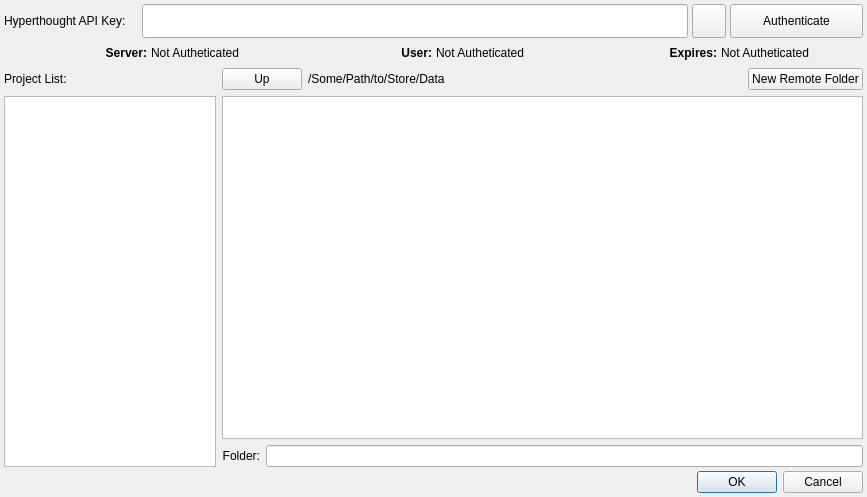
<?xml version="1.0" encoding="UTF-8"?>
<ui version="4.0">
 <class>HyperthoughtDialog</class>
 <widget class="QDialog" name="HyperthoughtDialog">
  <property name="geometry">
   <rect>
    <x>0</x>
    <y>0</y>
    <width>867</width>
    <height>497</height>
   </rect>
  </property>
  <property name="sizePolicy">
   <sizepolicy hsizetype="Preferred" vsizetype="Preferred">
    <horstretch>0</horstretch>
    <verstretch>0</verstretch>
   </sizepolicy>
  </property>
  <property name="windowTitle">
   <string/>
  </property>
  <property name="modal">
   <bool>true</bool>
  </property>
  <layout class="QGridLayout" name="gridLayout">
   <property name="leftMargin">
    <number>4</number>
   </property>
   <property name="topMargin">
    <number>4</number>
   </property>
   <property name="rightMargin">
    <number>4</number>
   </property>
   <property name="bottomMargin">
    <number>4</number>
   </property>
   <property name="spacing">
    <number>4</number>
   </property>
   <item row="1" column="0" colspan="7">
    <layout class="QHBoxLayout" name="horizontalLayout_3">
     <property name="leftMargin">
      <number>4</number>
     </property>
     <property name="topMargin">
      <number>4</number>
     </property>
     <property name="rightMargin">
      <number>4</number>
     </property>
     <property name="bottomMargin">
      <number>4</number>
     </property>
     <item>
      <widget class="QLabel" name="label">
       <property name="font">
        <font>
         <weight>75</weight>
         <bold>true</bold>
        </font>
       </property>
       <property name="text">
        <string>Server:</string>
       </property>
       <property name="alignment">
        <set>Qt::AlignRight|Qt::AlignTrailing|Qt::AlignVCenter</set>
       </property>
      </widget>
     </item>
     <item>
      <widget class="QLabel" name="ht_server_url">
       <property name="text">
        <string>Not Autheticated</string>
       </property>
      </widget>
     </item>
     <item>
      <widget class="QLabel" name="label_3">
       <property name="font">
        <font>
         <weight>75</weight>
         <bold>true</bold>
        </font>
       </property>
       <property name="text">
        <string>User:</string>
       </property>
       <property name="alignment">
        <set>Qt::AlignRight|Qt::AlignTrailing|Qt::AlignVCenter</set>
       </property>
      </widget>
     </item>
     <item>
      <widget class="QLabel" name="ht_username">
       <property name="text">
        <string>Not Autheticated</string>
       </property>
      </widget>
     </item>
     <item>
      <widget class="QLabel" name="label_2">
       <property name="font">
        <font>
         <weight>75</weight>
         <bold>true</bold>
        </font>
       </property>
       <property name="text">
        <string>Expires:</string>
       </property>
       <property name="alignment">
        <set>Qt::AlignRight|Qt::AlignTrailing|Qt::AlignVCenter</set>
       </property>
      </widget>
     </item>
     <item>
      <widget class="QLabel" name="token_expiration">
       <property name="text">
        <string>Not Autheticated</string>
       </property>
      </widget>
     </item>
    </layout>
   </item>
   <item row="5" column="0" colspan="4">
    <spacer name="horizontalSpacer">
     <property name="orientation">
      <enum>Qt::Horizontal</enum>
     </property>
     <property name="sizeHint" stdset="0">
      <size>
       <width>380</width>
       <height>20</height>
      </size>
     </property>
    </spacer>
   </item>
   <item row="2" column="0" colspan="7">
    <layout class="QGridLayout" name="gridLayout_2" columnstretch="33,100">
     <property name="topMargin">
      <number>0</number>
     </property>
     <property name="rightMargin">
      <number>0</number>
     </property>
     <property name="bottomMargin">
      <number>0</number>
     </property>
     <property name="spacing">
      <number>6</number>
     </property>
     <item row="0" column="1">
      <layout class="QHBoxLayout" name="horizontalLayout_5">
       <item>
        <widget class="QPushButton" name="parentDirectoryButton">
         <property name="toolTip">
          <string>Move Up a Directory</string>
         </property>
         <property name="statusTip">
          <string/>
         </property>
         <property name="text">
          <string>Up</string>
         </property>
         <property name="icon">
          <iconset resource="resources.qrc">
           <normaloff>:/resources/Images/arrow-top.png</normaloff>:/resources/Images/arrow-top.png</iconset>
         </property>
         <property name="iconSize">
          <size>
           <width>16</width>
           <height>16</height>
          </size>
         </property>
        </widget>
       </item>
       <item>
        <widget class="QLabel" name="breadcrumbLabel">
         <property name="sizePolicy">
          <sizepolicy hsizetype="Expanding" vsizetype="Preferred">
           <horstretch>0</horstretch>
           <verstretch>0</verstretch>
          </sizepolicy>
         </property>
         <property name="minimumSize">
          <size>
           <width>0</width>
           <height>0</height>
          </size>
         </property>
         <property name="text">
          <string>/Some/Path/to/Store/Data</string>
         </property>
        </widget>
       </item>
       <item>
        <spacer name="horizontalSpacer_2">
         <property name="orientation">
          <enum>Qt::Horizontal</enum>
         </property>
         <property name="sizeType">
          <enum>QSizePolicy::Minimum</enum>
         </property>
         <property name="sizeHint" stdset="0">
          <size>
           <width>20</width>
           <height>20</height>
          </size>
         </property>
        </spacer>
       </item>
       <item>
        <widget class="QPushButton" name="newFolderButton">
         <property name="toolTip">
          <string>Create Remote Folder</string>
         </property>
         <property name="text">
          <string>New Remote Folder</string>
         </property>
         <property name="icon">
          <iconset resource="resources.qrc">
           <normaloff>:/resources/Images/folder@2x.png</normaloff>:/resources/Images/folder@2x.png</iconset>
         </property>
         <property name="iconSize">
          <size>
           <width>16</width>
           <height>16</height>
          </size>
         </property>
        </widget>
       </item>
      </layout>
     </item>
     <item row="0" column="0">
      <widget class="QLabel" name="label_4">
       <property name="text">
        <string>Project List:</string>
       </property>
      </widget>
     </item>
     <item row="2" column="1">
      <layout class="QHBoxLayout" name="horizontalLayout">
       <property name="bottomMargin">
        <number>0</number>
       </property>
       <item>
        <widget class="QLabel" name="locationLabel">
         <property name="text">
          <string>Folder:</string>
         </property>
         <property name="alignment">
          <set>Qt::AlignRight|Qt::AlignTrailing|Qt::AlignVCenter</set>
         </property>
        </widget>
       </item>
       <item>
        <widget class="QLineEdit" name="selectedFolderLabel"/>
       </item>
      </layout>
     </item>
     <item row="1" column="0" rowspan="2">
      <widget class="QListWidget" name="projectListView"/>
     </item>
     <item row="1" column="1">
      <widget class="DeselectableTableView" name="folderListView">
       <property name="editTriggers">
        <set>QAbstractItemView::NoEditTriggers</set>
       </property>
       <property name="alternatingRowColors">
        <bool>false</bool>
       </property>
       <property name="selectionMode">
        <enum>QAbstractItemView::SingleSelection</enum>
       </property>
       <property name="selectionBehavior">
        <enum>QAbstractItemView::SelectRows</enum>
       </property>
       <property name="showGrid">
        <bool>false</bool>
       </property>
       <property name="cornerButtonEnabled">
        <bool>false</bool>
       </property>
       <attribute name="horizontalHeaderCascadingSectionResizes">
        <bool>true</bool>
       </attribute>
       <attribute name="horizontalHeaderMinimumSectionSize">
        <number>100</number>
       </attribute>
       <attribute name="horizontalHeaderStretchLastSection">
        <bool>true</bool>
       </attribute>
       <attribute name="verticalHeaderVisible">
        <bool>false</bool>
       </attribute>
      </widget>
     </item>
    </layout>
   </item>
   <item row="5" column="4" colspan="3">
    <widget class="QDialogButtonBox" name="buttonBox">
     <property name="sizePolicy">
      <sizepolicy hsizetype="Preferred" vsizetype="Minimum">
       <horstretch>0</horstretch>
       <verstretch>0</verstretch>
      </sizepolicy>
     </property>
     <property name="orientation">
      <enum>Qt::Horizontal</enum>
     </property>
     <property name="standardButtons">
      <set>QDialogButtonBox::Cancel|QDialogButtonBox::Ok</set>
     </property>
    </widget>
   </item>
   <item row="0" column="6">
    <widget class="QPushButton" name="apiKeyButton">
     <property name="sizePolicy">
      <sizepolicy hsizetype="Preferred" vsizetype="Preferred">
       <horstretch>0</horstretch>
       <verstretch>0</verstretch>
      </sizepolicy>
     </property>
     <property name="text">
      <string>Authenticate</string>
     </property>
    </widget>
   </item>
   <item row="0" column="5">
    <widget class="QPushButton" name="pasteFromClipboardBtn">
     <property name="sizePolicy">
      <sizepolicy hsizetype="Fixed" vsizetype="Fixed">
       <horstretch>0</horstretch>
       <verstretch>0</verstretch>
      </sizepolicy>
     </property>
     <property name="minimumSize">
      <size>
       <width>34</width>
       <height>34</height>
      </size>
     </property>
     <property name="maximumSize">
      <size>
       <width>34</width>
       <height>34</height>
      </size>
     </property>
     <property name="toolTip">
      <string>Click to paste your API key that is on the clipboard</string>
     </property>
     <property name="text">
      <string/>
     </property>
     <property name="icon">
      <iconset resource="resources.qrc">
       <normaloff>:/resources/Images/key@2x.png</normaloff>:/resources/Images/key@2x.png</iconset>
     </property>
     <property name="iconSize">
      <size>
       <width>16</width>
       <height>16</height>
      </size>
     </property>
    </widget>
   </item>
   <item row="0" column="0">
    <widget class="QLabel" name="apiKeyLabel">
     <property name="text">
      <string>Hyperthought API Key:</string>
     </property>
    </widget>
   </item>
   <item row="0" column="1" colspan="4">
    <widget class="QLineEdit" name="apiKeyLineEdit">
     <property name="sizePolicy">
      <sizepolicy hsizetype="Expanding" vsizetype="Preferred">
       <horstretch>0</horstretch>
       <verstretch>0</verstretch>
      </sizepolicy>
     </property>
     <property name="minimumSize">
      <size>
       <width>0</width>
       <height>0</height>
      </size>
     </property>
    </widget>
   </item>
  </layout>
 </widget>
 <customwidgets>
  <customwidget>
   <class>DeselectableTableView</class>
   <extends>QTableView</extends>
   <header location="global">ht_widgets.deselectable_table_view</header>
  </customwidget>
 </customwidgets>
 <resources>
  <include location="resources.qrc"/>
 </resources>
 <connections>
  <connection>
   <sender>buttonBox</sender>
   <signal>accepted()</signal>
   <receiver>HyperthoughtDialog</receiver>
   <slot>accept()</slot>
   <hints>
    <hint type="sourcelabel">
     <x>248</x>
     <y>254</y>
    </hint>
    <hint type="destinationlabel">
     <x>157</x>
     <y>274</y>
    </hint>
   </hints>
  </connection>
  <connection>
   <sender>buttonBox</sender>
   <signal>rejected()</signal>
   <receiver>HyperthoughtDialog</receiver>
   <slot>reject()</slot>
   <hints>
    <hint type="sourcelabel">
     <x>316</x>
     <y>260</y>
    </hint>
    <hint type="destinationlabel">
     <x>286</x>
     <y>274</y>
    </hint>
   </hints>
  </connection>
 </connections>
</ui>
